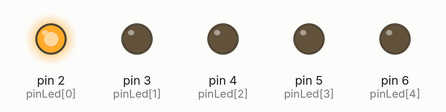
Recording of a sketch running on a simulated Arduino Uno, built with avr-gcc and run on an emulated ATmega328P. Parts: output pins drawn as LEDs (lit = HIGH).

Above: at 0.04 s.
At 0.3 s:
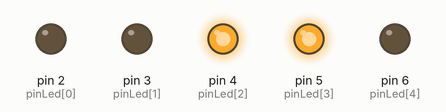
At 0.52 s:
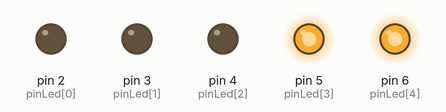
At 1.03 s:
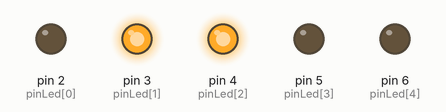
At 1.56 s:
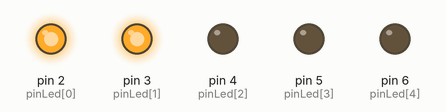
At 2.93 s:
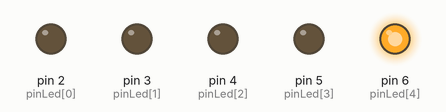
Timing chart, 0 to 3.2 s (numbered marks = the images above):
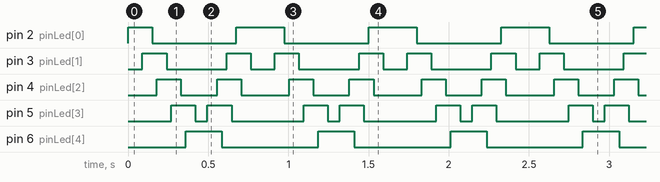

Measured:
- by itself, pin 2 (pinLed[0]): repeats every 0.83 s: LOW 0.53 s, HIGH 0.30 s
- by itself, pin 3 (pinLed[1]): repeats every 0.83 s: LOW 0.38 s, HIGH 0.15 s, LOW 0.15 s, HIGH 0.15 s
- by itself, pin 4 (pinLed[2]): alternates HIGH for 0.15 s and LOW for 0.26 s
- by itself, pin 5 (pinLed[3]): repeats every 0.83 s: LOW 0.08 s, HIGH 0.15 s, LOW 0.45 s, HIGH 0.15 s
- by itself, pin 6 (pinLed[4]): alternates HIGH for 0.23 s and LOW for 0.60 s

The sketch:

K2000.ino
```cpp
int pinLed[5]={2,3,4,5,6};

boolean affichage[22][5]={1,0,0,0,0,
                          1,1,0,0,0,
                          0,1,1,0,0,
                          0,0,1,1,0,
                          0,0,0,1,1,
                          0,0,0,0,1,
                          0,0,0,1,1,
                          0,0,1,1,0,
                          0,1,1,0,0,
                          1,1,0,0,0,
                          1,0,0,0,0,
                          1,0,0,0,0,
                          1,1,0,0,0,
                          0,1,1,0,0,
                          0,0,1,1,0,
                          0,0,0,1,1,
                          0,0,0,0,1,
                          0,0,0,1,1,
                          0,0,1,1,0,
                          0,1,1,0,0,
                          1,1,0,0,0,
                          1,0,0,0,0};

void setup()
{
  for (int i=0; i<5; i++)
  {
  pinMode(pinLed[i], OUTPUT);
  digitalWrite(pinLed[i], LOW);
  }
}

void loop()
{
  for (int i=0; i<22; i++)
  {
    for (int p=0; p<5; p++)
    {
    digitalWrite(pinLed[p],affichage[i][p]);
    delay(15);
    }
  }
 }
```
